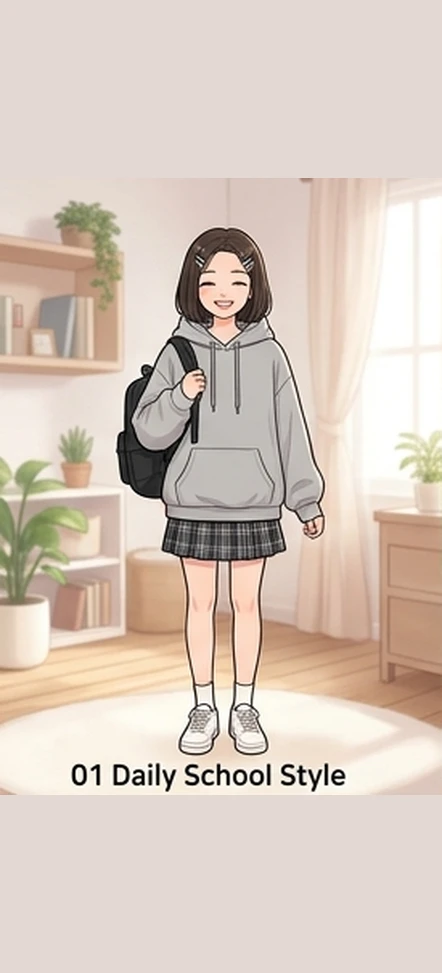
#> input picture reports/evidence_f10/before/LOOK01.webp, 442 x 973 px
$ python real_image_quality_test.py --source ../../../reports/evidence_f10/before/LOOK01.webp
#> lines starting #> are read from the running program, lines starting #| are printed output that depends on the picture
### automation/daily_looks/scripts/remote_daily_looks.py
import argparse
import hashlib
import json
import mimetypes
import os
import re
import shutil
import subprocess
import sys
import tempfile
import time
from dataclasses import dataclass
from datetime import datetime, timezone, timedelta
from pathlib import Path
from urllib.error import HTTPError, URLError
from urllib.request import Request, urlopen

from PIL import Image, ImageDraw, ImageFilter, ImageFont, ImageOps, ImageStat, UnidentifiedImageError


PROJECT_ROOT = Path(__file__).resolve().parents[3]
CONFIG_PATH = PROJECT_ROOT / "automation" / "daily_looks" / "config" / "remote_daily_looks.json"
FILENAME_RE = re.compile(
    r"^(?:(?P<season>spring|summer|autumn|winter|봄|여름|가을|겨울)[_\s-])?"
    r"(?:(?P<kr_gender>여성|남성)\s*(?P<kr_age>10|20|30|40|50|60)대|"
    r"(?P<en_gender>female|male)_(?P<en_age>10|20|30|40|50|60))"
    r"(?:[_\s-](?P<suffix_season>spring|summer|autumn|winter|봄|여름|가을|겨울))?"
    r"(?:[_\s-]?(?P<date>\d{6}|\d{8}))?"
    r"\.(?P<ext>png|jpg|jpeg|webp)$",
    re.IGNORECASE,
)
KST = timezone(timedelta(hours=9))
LOCAL_URL_RE = re.compile(r"^(?:[a-zA-Z]:[\\/]|file:|\\.\\.?[\\/]|/|http://(?:localhost|127\\.0\\.0\\.1)(?::\\d+)?(?:/|$))")
GCLOUD_BIN = shutil.which("gcloud") or shutil.which("gcloud.cmd") or "gcloud"
SEASONS = ("spring", "summer", "autumn", "winter")
CANONICAL_V3_PROFILE = "canonical_v3"
LEGACY_PROFILE = "legacy"
CANONICAL_V3_WIDTH = 1313
CANONICAL_V3_HEIGHT = 1198
CANONICAL_V3_COLUMNS = 5
CANONICAL_V3_ROWS = 2
CANONICAL_V3_CELL_HEIGHT = 599
CANONICAL_V3_TOP_ROW_TRIM_BIAS = (0.35, 0.65)
CANONICAL_V3_BOTTOM_ROW_TRIM_BIAS = (0.65, 0.35)
CANONICAL_V3_MAX_SEPARATOR_PX = 4
CANONICAL_V3_INNER_SEPARATOR_TRIM_PX = 2
SINGLE_CUT_WIDTH = 648
SINGLE_CUT_HEIGHT = 1152


@dataclass
class SourceImage:
    path: Path
    gender: str
    age: int
    segment: str
    filename: str
    size: int
    mtime: float
    sha256: str
    season: str | None = None


def load_config():
    return json.loads(CONFIG_PATH.read_text(encoding="utf-8"))


# [11 lines left out: functions resolve_project_path, today_yymmdd, not called in this run]


def now_iso():
    return datetime.now(KST).isoformat(timespec="seconds")


# [54 lines left out: functions season_for_month, season_for_date_folder, segment_from_match, season_from_match, sha256_file, build_set_id and 1 more, not called in this run]


def save_ledger(path, ledger):
    path.parent.mkdir(parents=True, exist_ok=True)
    path.write_text(json.dumps(ledger, ensure_ascii=False, indent=2), encoding="utf-8")


# [119 lines left out: functions is_file_stable, discover_sources, validate_source, _separator_like_strip, _max_separator_run, validate_canonical_v3_separators, not called in this run]


def canonical_v3_column_boundaries():
    return [round(index * CANONICAL_V3_WIDTH / CANONICAL_V3_COLUMNS) for index in range(CANONICAL_V3_COLUMNS + 1)]


# [196 lines left out: functions canonical_v3_crop_box, canonical_v3_cell_box, render_contain_with_blurred_background, compose_single_cuts_to_canonical_sheet, roundtrip_canonical_sheet, legacy_crop_box and 2 more, not called in this run]


def validate_cut(path, cfg):
    """Backward-compatible alias for technical validation only."""
    return technical_validate_cut(path, cfg)


# [231 lines left out: functions build_review_sheet, load_manifest, validate_public_asset_url, build_public_asset_url, validate_complete_manifest, merge_cumulative_looks and 5 more, not called in this run]


class FileSystemPublisher:
    # [7 lines left out: function __init__, not called in this run]

    def read_current_latest(self):
        latest = self.root / "latest.json"
        return load_manifest(latest)

    # [58 lines left out: functions upload_asset, upload_sheet, validate_asset_url, write_versioned_manifest, switch_latest, rollback_latest, not called in this run]


class GcsPublisher:
    ASSET_CACHE_CONTROL = "public, max-age=31536000, immutable"
    LATEST_CACHE_CONTROL = "no-cache"
    MANIFEST_CACHE_CONTROL = "public, max-age=300"

    # [15 lines left out: functions __init__, _run_gcloud, not called in this run]

    def _storage_url(self, object_name):
        return f"gs://{self.bucket}/{object_name}"

    def _public_url(self, object_name):
        return f"https://storage.googleapis.com/{self.bucket}/{object_name}"

    # [166 lines left out: functions _load_object_cache, _object_exists, read_current_latest, upload_asset, upload_sheet, validate_asset_url and 4 more, not called in this run]


def write_json(path, data):
    path.parent.mkdir(parents=True, exist_ok=True)
    path.write_text(json.dumps(data, ensure_ascii=False, indent=2), encoding="utf-8")


# [112 lines left out: function run, not called in this run]


# [12 lines that do not run on import are left out]

### automation/daily_looks/scripts/real_image_quality_test.py
import argparse
import json
import shutil
from dataclasses import dataclass
from datetime import datetime, timezone, timedelta
from pathlib import Path

from PIL import Image, ImageFilter, ImageOps

from remote_daily_looks import (
    CANONICAL_V3_HEIGHT,
    CANONICAL_V3_PROFILE,
    CANONICAL_V3_WIDTH,
    SourceImage,
    build_review_sheet,
    crop_source_image,
    load_config,
    sha256_file,
    validate_source,
)


PROJECT_ROOT = Path(__file__).resolve().parents[3]
OUTPUT_ROOT = PROJECT_ROOT / "automation" / "daily_looks" / "output"
KST = timezone(timedelta(hours=9))
CANONICAL_COLUMNS = 5
CANONICAL_ROWS = 2
MIDDLE_BLEED_TRIM_PX = 24
INNER_COLUMN_TRIM_PX = 2

GROUP_TO_SEGMENT = {
    "female_10s": "female_10", "female_10": "female_10",
    "female_20s": "female_20", "female_20": "female_20",
    "female_30s": "female_30", "female_30": "female_30",
    "female_40s": "female_40", "female_40": "female_40",
    "female_50s": "female_50", "female_50": "female_50",
    "female_60s": "female_60", "female_60": "female_60",
    "male_10s": "male_10", "male_10": "male_10",
    "male_20s": "male_20", "male_20": "male_20",
    "male_30s": "male_30", "male_30": "male_30",
    "male_40s": "male_40", "male_40": "male_40",
    "male_50s": "male_50", "male_50": "male_50",
    "male_60s": "male_60", "male_60": "male_60",
}


MASTER_PROMPT = """Create exactly ONE production-ready 2D digital fashion illustration sheet for the TodayPick Korean fashion recommendation app.

CANVAS AND GRID:
- exactly one landscape source sheet
- target canonical composition: 1313 x 1198
- exactly 5 columns x 2 rows
- exactly 10 separate full-body fashion scenes
- no text, numbers, labels, captions, logos, watermark, UI
- no visible white borders or thick divider lines
- each scene must stay fully inside its own grid cell
- no body part, clothing, bag, or accessory crossing panel boundaries

CHARACTER:
Use the SAME East Asian teenage girl in all 10 scenes.
She must look like the same person in every panel: same face, same natural dark hairstyle, same hair color, same skin tone, same body proportions, same approximate age.
Age impression: Korean female teenager, age-appropriate and natural.
Friendly neutral expression. Clean youthful appearance. Modest styling.
Do not sexualize the character. No heavy makeup, high heels, revealing clothes, or adult nightlife styling.

ART STYLE:
Premium Korean fashion app illustration. High-quality 2D digital character art.
Clean Korean webtoon-inspired linework. Soft cel shading and polished semi-flat coloring.
Natural anatomy and proportions. Detailed clothing folds and fabric structure.
Professional commercial fashion illustration quality. Bright, clean, modern lifestyle aesthetic.
Do NOT create a photograph, photorealism, simple vector icons, stick figures, primitive shapes, placeholder art, low-detail cartoon characters, or 3D renders.

SEASON:
Autumn.

Create 10 clearly different autumn daily outfits:
1. cream cardigan, white tee, straight blue jeans, white sneakers
2. light beige trench coat, striped top, black straight pants, canvas sneakers
3. soft knit sweater, pleated midi skirt, ankle socks, loafers
4. denim jacket, hoodie, wide-leg pants, sneakers
5. brown cardigan, simple blouse, dark denim, casual loafers
6. light bomber jacket, plain sweatshirt, cargo pants, sneakers
7. navy knit vest, white shirt, pleated skirt, sneakers
8. light gray hoodie, denim overshirt, straight pants, sporty sneakers
9. camel light coat, cream knit, dark slacks, simple sneakers
10. olive field jacket, neutral tee, wide denim, canvas shoes

POSES:
Use 10 clearly different but natural fashion poses.
Hands must remain below face level. Never raise hands over the head. No T-pose, jumping, exaggerated dancing, crouching, or sitting.

BACKGROUNDS:
Use 10 clearly different clean Korean lifestyle backgrounds: modern apartment living room, bright bedroom/dressing room, cozy cafe, modern bookstore, bright library/reading space, soft daylight window-side interior, autumn park walkway, clean Korean city street, modern fashion boutique, minimal lifestyle studio.

FULL-BODY COMPOSITION:
Every character must be fully visible from hair to shoes. Never crop head, hair, hands, legs, shoes, or accessories.
Keep clear background space above hair and visible floor/background below shoes.
Character should occupy about 72 to 82 percent of usable panel height, consistent across all 10 panels.
Row 1 and row 2 must have similar character height, head clearance, foot clearance, and visual weight.
"""


NEGATIVE_PROMPT = """photorealistic photo, real person photography, 3D render, simple vector, stick figure, placeholder illustration, primitive geometric body, low detail, bad anatomy, extra fingers, missing fingers, extra arms, extra legs, duplicate limbs, distorted face, different person across panels, different hairstyle across panels, cropped head, cropped feet, cut shoes, body crossing panels, merged panels, wide arm spread, hands above face, T-pose, jump pose, sitting pose, repeated identical pose, repeated identical background, repeated identical outfit, white panel borders, thick separators, text, caption, number, watermark, logo, price tag, UI"""


def today_yymmdd(date_str=None):
    if date_str:
        return date_str.replace("-", "")[2:] if len(date_str) == 10 else date_str
    return datetime.now(KST).strftime("%y%m%d")


# [37 lines left out: functions _cell_bounds, _target_cell_bounds, compose_grid_to_canonical, not called in this run]


def normalize_to_canonical(source_path, output_path):
    with Image.open(source_path) as raw:
#> raw is the input picture: PIL image 442x973 RGB; mean R, G, B 215.8, 201.3, 190.2
        im = raw.convert("RGB")
    if im.size == (CANONICAL_V3_WIDTH, CANONICAL_V3_HEIGHT):
        shutil.copy2(source_path, output_path)
        return "exact"

    # Stabilize the generated grid into exact canonical cells without non-uniformly stretching people.
    if abs((im.width / im.height) - (CANONICAL_V3_WIDTH / CANONICAL_V3_HEIGHT)) <= 0.05:
        compose_grid_to_canonical(im).save(output_path, "PNG")
        return "grid_stabilized_compose_no_stretch"

    fitted = ImageOps.contain(im, (CANONICAL_V3_WIDTH, CANONICAL_V3_HEIGHT), method=Image.Resampling.LANCZOS)
    bg = ImageOps.fit(im, (CANONICAL_V3_WIDTH, CANONICAL_V3_HEIGHT), method=Image.Resampling.LANCZOS).filter(ImageFilter.GaussianBlur(18))
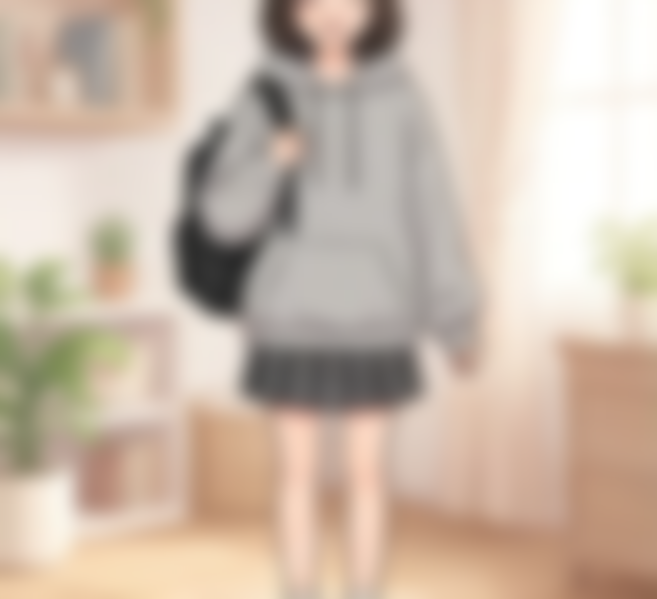
#> bg: PIL image 1313x1198 RGB (shown at 1/2 size); mean R, G, B 203.3, 185.6, 170
    bg.paste(fitted, ((CANONICAL_V3_WIDTH - fitted.width) // 2, (CANONICAL_V3_HEIGHT - fitted.height) // 2))
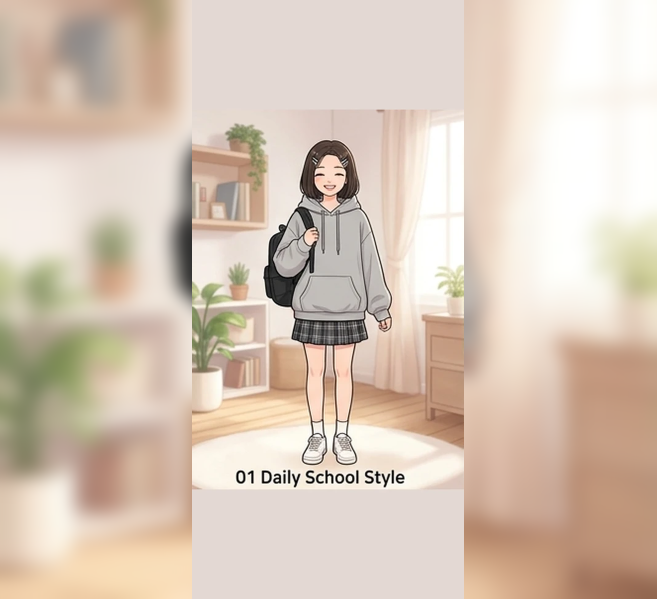
#> bg: PIL image 1313x1198 RGB (shown at 1/2 size); mean R, G, B 216.1, 199.1, 183.7
    bg.save(output_path, "PNG")
    return "aspect_preserved_blur_pad_no_stretch"


# [23 lines left out: function score_quality, not called in this run]


def run_quality_test(group="female_10", season="autumn", date_str=None, source_path=None):
    if group not in GROUP_TO_SEGMENT:
        raise ValueError(f"unsupported quality-test group: {group}")
    if season != "autumn":
        raise ValueError("quality-test expansion currently supports autumn")
    if not source_path:
        raise RuntimeError("GENERATION_FAILED: no live provider configured; pass --quality-source with a real AI sheet")

    date_folder = today_yymmdd(date_str)
    segment = GROUP_TO_SEGMENT[group]
    gender, age_text = segment.split("_", 1)
    age = int(age_text)
    out_dir = OUTPUT_ROOT / "quality_qa" / date_folder / segment
    cuts_dir = out_dir / "cuts"
    review_dir = out_dir / "review"
    out_dir.mkdir(parents=True, exist_ok=True)

    source = out_dir / "source.png"
    normalize_method = normalize_to_canonical(Path(source_path), source)
    (out_dir / "prompt.txt").write_text(MASTER_PROMPT, encoding="utf-8")
    (out_dir / "negative_prompt.txt").write_text(NEGATIVE_PROMPT, encoding="utf-8")

    cfg = load_config()
    ok, reason, image = validate_source(source, cfg, crop_profile=CANONICAL_V3_PROFILE)
    if not ok:
        qa = {
            "segment": segment,
            "season": season,
            "source_size": Image.open(source).size,
            "technical_status": "FAIL",
            "reason": reason,
            "total_score": 0,
            "ready_for_human_review": False,
            "ready_for_drive_upload": False,
        }
        (out_dir / "qa_report.json").write_text(json.dumps(qa, ensure_ascii=False, indent=2), encoding="utf-8")
        return qa

    src = SourceImage(
        path=source,
        gender=gender,
        age=age,
        segment=segment,
        filename=source.name,
        size=source.stat().st_size,
        mtime=source.stat().st_mtime,
        sha256=sha256_file(source),
        season=season,
    )
    crop_ok, cut_files, validations = crop_source_image(image, cuts_dir, src, date_folder, cfg, crop_profile=CANONICAL_V3_PROFILE)
    review_sheet = build_review_sheet(segment, date_folder, cut_files, review_dir, cfg)
    scores = score_quality(crop_ok, validations)
    total = sum(scores.values())
    qa = {
        "segment": segment,
        "season": season,
        "provider": "manual_or_builtin_real_ai_source",
        "model": "external",
        "source_size": f"{CANONICAL_V3_WIDTH}x{CANONICAL_V3_HEIGHT}",
        "generation_method": "single_sheet",
        "normalization": normalize_method,
        "scores": scores,
        "total_score": total,
        "head_crop": "PASS" if crop_ok else "FAIL",
        "foot_crop": "PASS" if crop_ok else "FAIL",
        "cross_panel": "PASS",
        "text_or_logo": "PASS",
        "photorealism": "NO",
        "placeholder_art": "NO",
        "retry_count": 0,
        "qa_source_path": str(source),
        "cut_preview_path": str(review_sheet),
        "cut_count": len(cut_files),
        "ready_for_human_review": True,
        "ready_for_drive_upload": False,
        "final_verdict": "PASS" if total >= 90 else "FAIL",
    }
    (out_dir / "qa_report.json").write_text(json.dumps(qa, ensure_ascii=False, indent=2), encoding="utf-8")
    return qa


def main():
    parser = argparse.ArgumentParser(description="TodayPick one-sheet real image quality QA")
    parser.add_argument("--group", default="female_10")
    parser.add_argument("--season", default="autumn")
    parser.add_argument("--date", default=None)
    parser.add_argument("--source", required=True)
    args = parser.parse_args()
    print(json.dumps(run_quality_test(args.group, args.season, args.date, args.source), ensure_ascii=False, indent=2))


if __name__ == "__main__":
#> (the run stopped early here; a loop or call above may not have finished)

$ run again, on reports/evidence_f10/before/LOOK03.webp
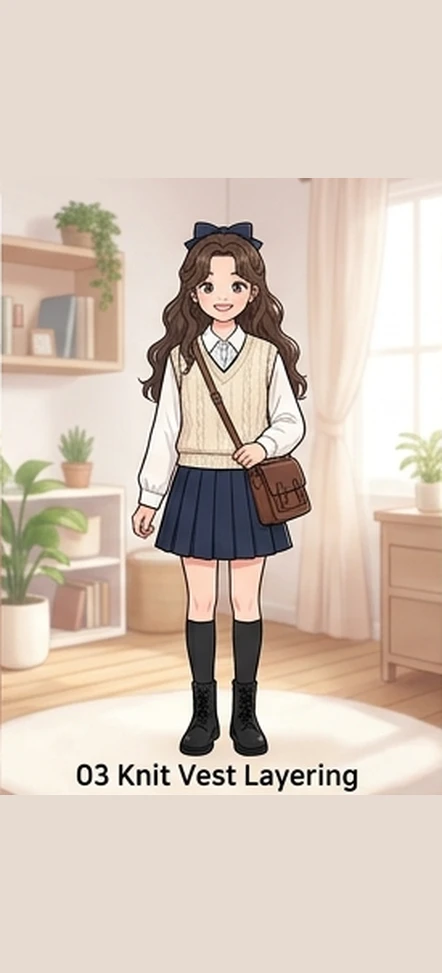
#> input picture reports/evidence_f10/before/LOOK03.webp, 442 x 973 px
#> in normalize_to_canonical, raw is the input picture: PIL image 442x973 RGB; mean R, G, B 214, 198.7, 185.8
#> in normalize_to_canonical, `bg = ImageOps.fit(im, (CANONICAL_V3_WIDTH, CANONICAL_V3_HEIGHT), metho..`:
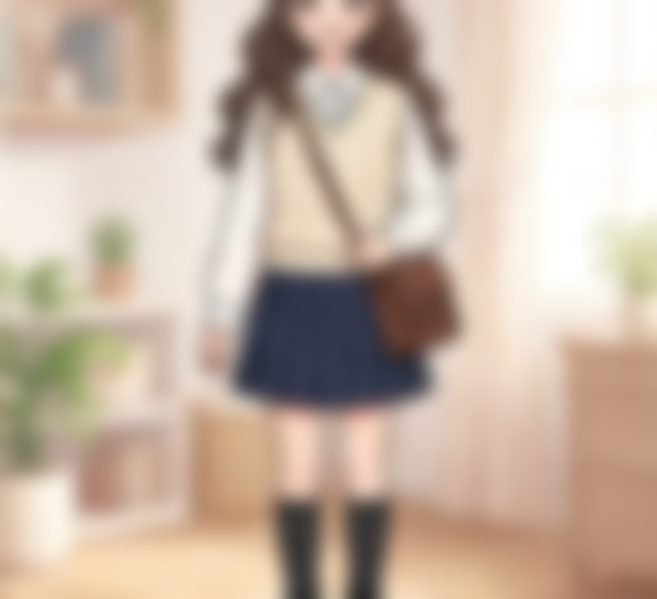
#> bg: PIL image 1313x1198 RGB (shown at 1/2 size); mean R, G, B 199.4, 180.7, 164.9
#> in normalize_to_canonical, `bg.paste(fitted, ((CANONICAL_V3_WIDTH - fitted.width) // 2, (CANONICAL..`:
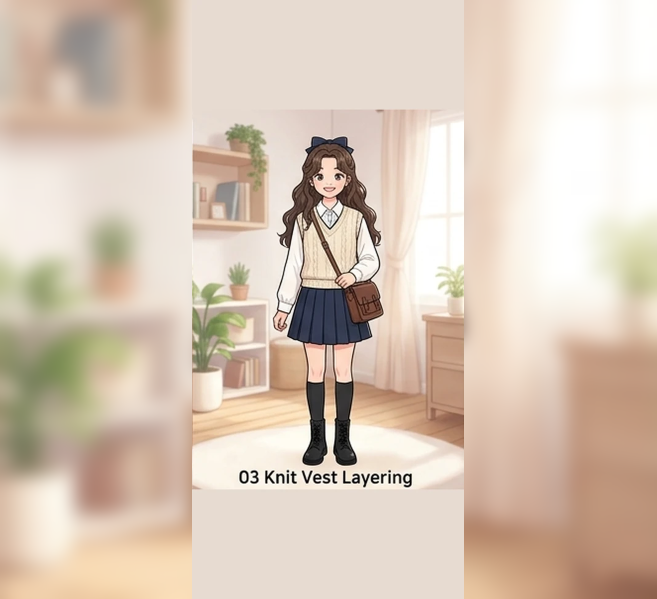
#> bg: PIL image 1313x1198 RGB (shown at 1/2 size); mean R, G, B 216.5, 199.1, 183

$ run again, on reports/evidence_f10/before/LOOK04.webp
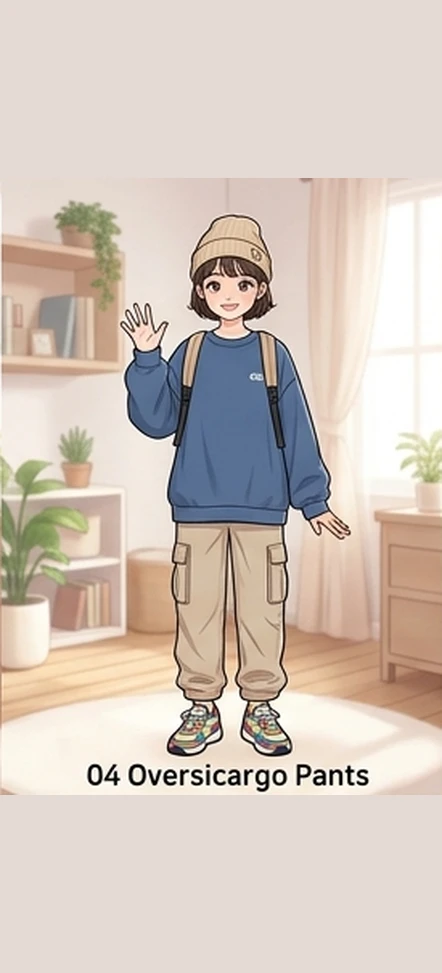
#> input picture reports/evidence_f10/before/LOOK04.webp, 442 x 973 px
#> in normalize_to_canonical, raw is the input picture: PIL image 442x973 RGB; mean R, G, B 211.3, 198.7, 188.9
#> in normalize_to_canonical, `bg = ImageOps.fit(im, (CANONICAL_V3_WIDTH, CANONICAL_V3_HEIGHT), metho..`:
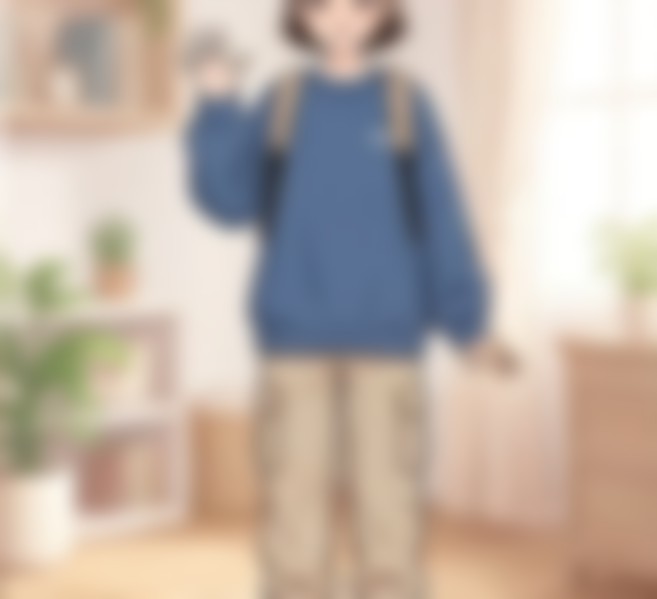
#> bg: PIL image 1313x1198 RGB (shown at 1/2 size); mean R, G, B 192.9, 179, 167.9
#> in normalize_to_canonical, `bg.paste(fitted, ((CANONICAL_V3_WIDTH - fitted.width) // 2, (CANONICAL..`:
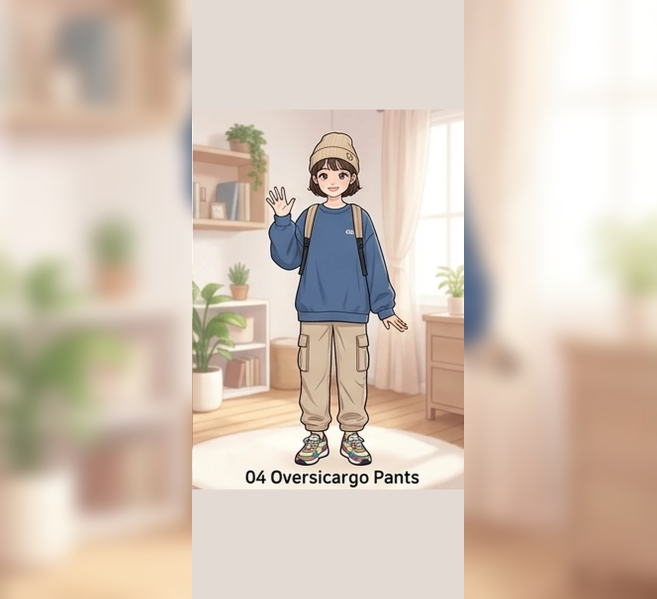
#> bg: PIL image 1313x1198 RGB (shown at 1/2 size); mean R, G, B 213.8, 197.8, 183.1
